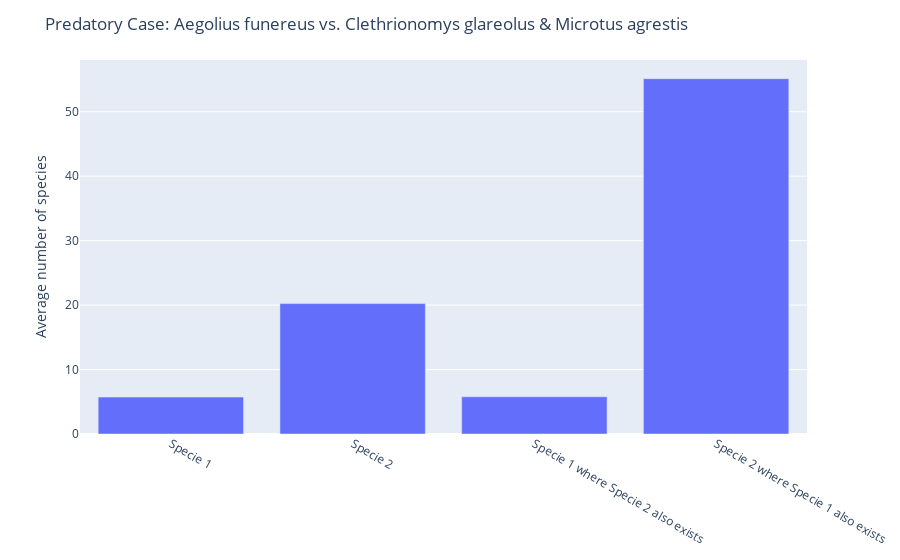

Here is the notebook cell this chart was saved with:
### Code cell
#Predatory case 2: Aegolius funereus vs Clethrionomys glareolus (Myodes glareolus) & Microtus agrestis
predatory_df_2 = combined_df[['h3_cell', 'Aegolius funereus', 'Myodes glareolus', 'Microtus agrestis']]

predatory_df_2['Mole'] = predatory_df_2['Myodes glareolus'] + predatory_df_2['Microtus agrestis']
predatory_df_2 = predatory_df_2.drop(columns=['Myodes glareolus', 'Microtus agrestis'])

#predatory_corr = predatory_df.corr(method='pearson')
#print(predatory_corr)

#print(one_way_relation('Aegolius funereus', 'Mole', predatory_df_2))
#print(count_comparsion('Aegolius funereus', 'Mole', predatory_df_2))

predatory_analysis_2 = correlation_func.relative_location_info('Mole', 'Aegolius funereus', predatory_df_2)
for k, v in predatory_analysis_2.items():
    print(k,':', v,'\n')


predatory_analysis_2_graph = {'Specie 1': predatory_analysis_2['species1_overall_mean'], 'Specie 2' : predatory_analysis_2['species2_overall_mean'], 'Specie 1 where Specie 2 also exists' :predatory_analysis_2['species1_where2_mean'], 'Specie 2 where Specie 1 also exists' :predatory_analysis_2['species2_where1_mean']}

predatory_analysis_2_bar = px.bar(pd.DataFrame(predatory_analysis_2_graph, index=['key']).T, y='key')
predatory_analysis_2_bar.update_layout(title="Predatory Case: Aegolius funereus vs. Clethrionomys glareolus & Microtus agrestis", xaxis_title=None, yaxis_title='Average number of species')

predatory_analysis_2_bar.show()

### Figure 1 — Plotly figure (JSON) as saved in the notebook; plotly's stock layout.template omitted (floating-point values rounded to 4 significant figures)
{"data": [{"alignmentgroup": "True", "hovertemplate": "index=%{x}<br>key=%{y}<extra></extra>", "legendgroup": "", "marker": {"color": "#636efa", "pattern": {"shape": ""}}, "name": "", "offsetgroup": "", "orientation": "v", "showlegend": false, "textposition": "auto", "type": "bar", "x": ["Specie 1", "Specie 2", "Specie 1 where Specie 2 also exists", "Specie 2 where Specie 1 also exists"], "xaxis": "x", "y": [5.727, 20.23, 5.77, 55.12], "yaxis": "y"}], "layout": {"barmode": "relative", "legend": {"tracegroupgap": 0}, "margin": {"t": 60}, "title": {"text": "Predatory Case: Aegolius funereus vs. Clethrionomys glareolus & Microtus agrestis"}, "xaxis": {"anchor": "y", "domain": [0, 1], "title": {}}, "yaxis": {"anchor": "x", "domain": [0, 1], "title": {"text": "Average number of species"}}}}
